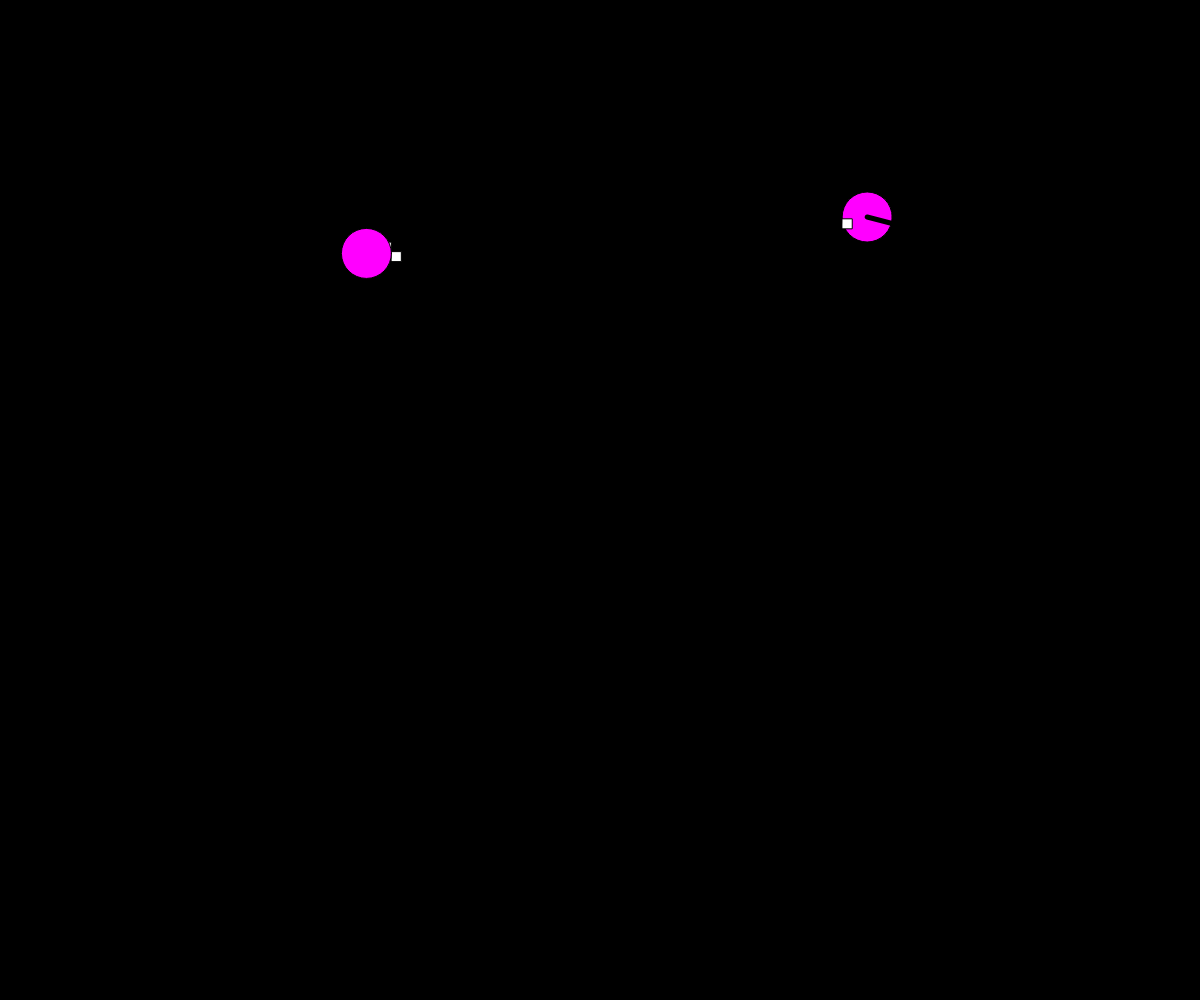
Frame 1 (no input)
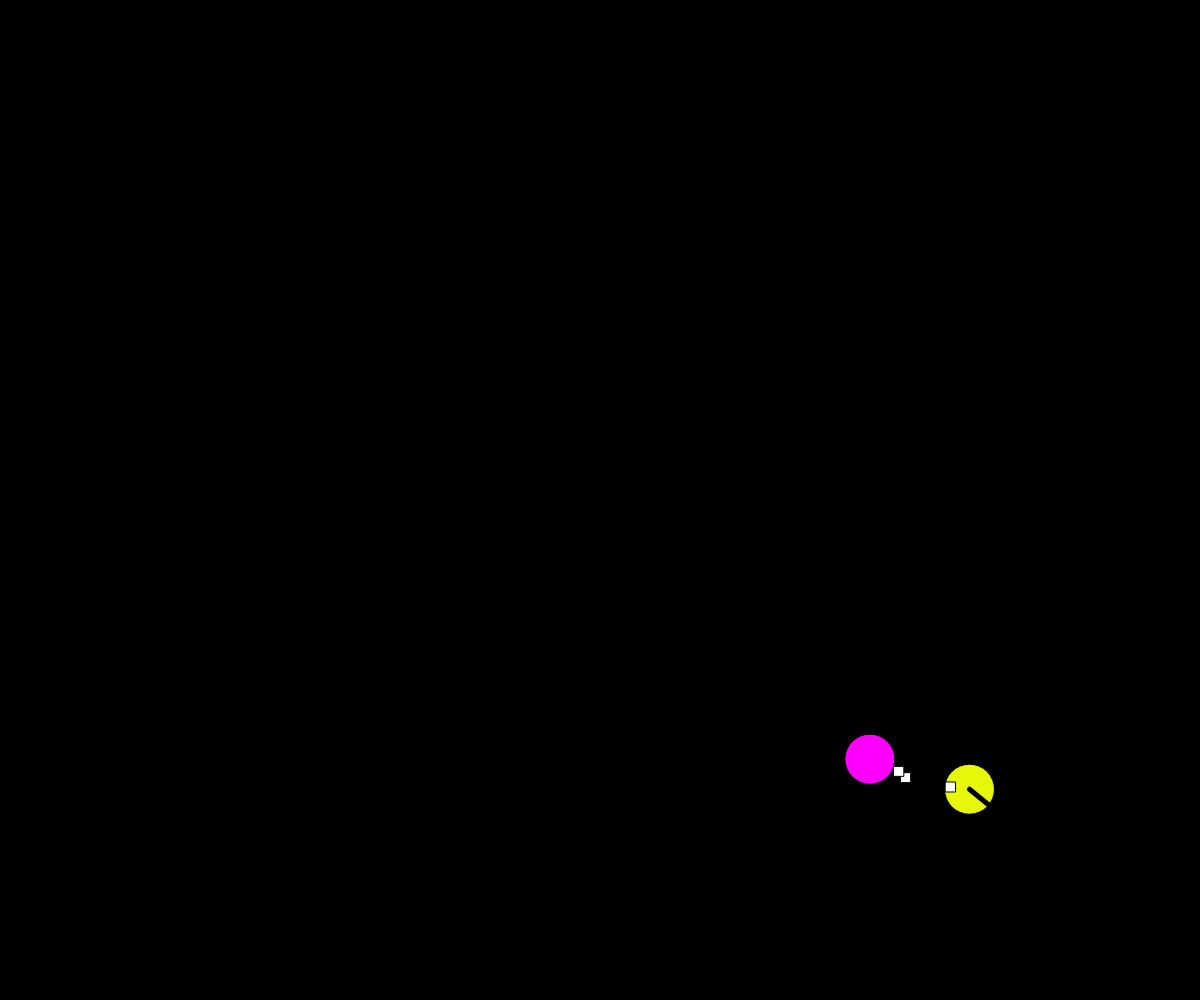
Frame 60 (no input)
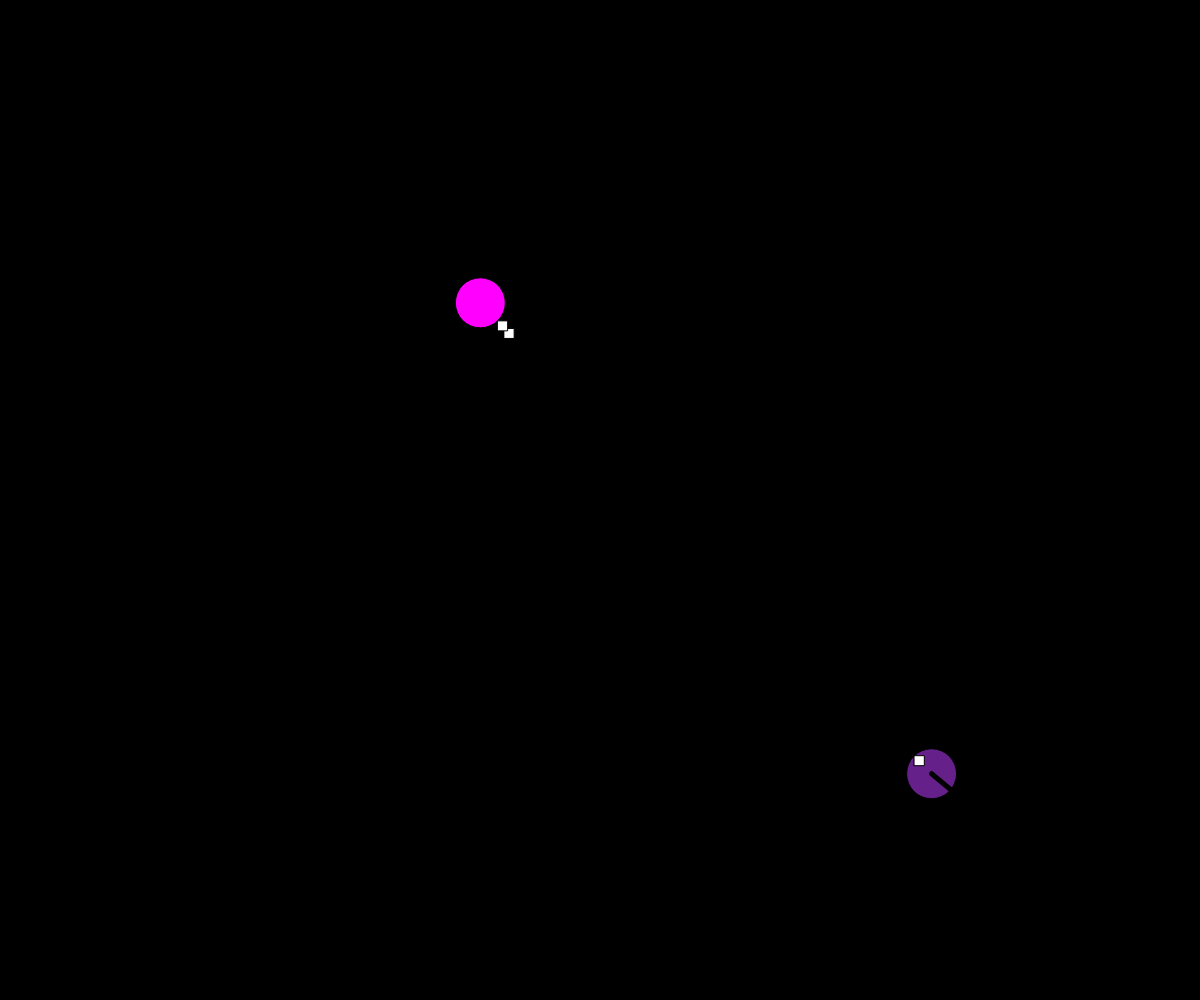
Frame 120 (the mouse pressed at the canvas centre since frame 60)

The p5.js sketch that drew these frames (run headless with seeded random() and noise() and a simulated clock; from frame 60 on, the mouse is pressed at the canvas centre):

// p5.js sketch
// ── sketch.js
//inspired by https://www.youtube.com/watch?v=vqE8DMfOajk&ab_channel=TheCodingTrain
var particles = [];
var n = 2; // number of particles

function setup() {
	for (let i = 0;i<n;i++){
		let size = 200;
		let particle = new Particle(random(window.innerWidth), // x
									random(window.innerHeight), // y
									size, // radius
									size, // mass
									i, // name
									color(random(255),random(255),random(255))); // colour
		particles.push(particle);
	}
	
}

function draw() {
	createCanvas(
		window.innerWidth,
		window.innerHeight
	);
	// frameRate(10);
	background(0);
	for (let i = 0;i<n;i++){
		particles[i].update();
		collide();

		particles[i].show();
	}

}
// also need to consider 2 collisions simultaneously
// implement directional collisions
function collide() { // Brute force
	// check if each radii of 2 particles touch
	for (let i=0;i<n-1;i++){
		for (let j=i+1;j<n;j++){
			// Gather values
			var ix = particles[i].x;
			var iy = particles[i].y;
			var jx = particles[j].x;
			var jy = particles[j].y;
			var ir = particles[i].r/2;
			var jr = particles[j].r/2;
			var im = particles[i].mass;
			var jm = particles[j].mass;

			var ixs = particles[i].xspeed;
			var iys = particles[i].yspeed;
			var jxs = particles[j].xspeed;
			var jys = particles[j].yspeed;

			var deltax = ix - jx;
			var deltay = iy - jy;
			var d = dist(ix, iy, jx, jy);
			var inside = d - ir - jr;
			
			// find points on each circle between centres
			var theta = atan(deltay/deltax);
			console.log(theta)
			if (ix > jx){
				var p_ix = ix - ir * cos(theta);
				var p_iy = iy - ir * sin(theta);
				var p_jx = jx + jr * cos(theta);
				var p_jy = jy + jr * sin(theta);
			} else {
				var p_ix = ix + ir * cos(theta);
				var p_iy = iy + ir * sin(theta);
				var p_jx = jx - jr * cos(theta);
				var p_jy = jy - jr * sin(theta);
			}
			
			// Draw rectangles at point on radius closest to other ball's centre
			fill(255);
			rect(p_ix, p_iy, 10, 10);
			rect(p_jx, p_jy, 10, 10);

			// Make sure particles stay at border (do not intersect)
			var move_ix = -(p_ix-p_jx)/2;
			var move_jx = (p_ix-p_jx)/2;
			var move_iy = -(p_iy-p_jy)/2;
			var move_jy = (p_iy-p_jy)/2;

			if (inside <= 0){
				particles[i].x += move_ix;
				// console.log(move_ix);
				particles[i].y += move_iy;
				particles[j].x += move_jx;
				particles[j].y += move_jy;

				if (ix>jx){
					var ivtheta = atan(ixs/iys) - PI/2 + 2*theta;
					var jvtheta = atan(jxs/jys) - PI/2 + 2*theta;
				} else {
					var ivtheta = atan(ixs/iys) - PI/2 + 2*theta;
					var jvtheta = atan(jxs/jys) - PI/2 + 2*theta;
				}
				
				particles[i].xspeed = ixs*cos(ivtheta);
				particles[i].yspeed = iys*sin(ivtheta);
				
				
				
				particles[j].xspeed = jxs*cos(jvtheta);
				particles[j].yspeed = jys*sin(jvtheta);
				//Conserving momentum
				// particles[i].xspeed = (((im-jm)/(im+jm))*ixs+(2*jm/(im+jm))*jxs)*cos(2*theta);
				// particles[i].yspeed = (((im-jm)/(im+jm))*iys+(2*jm/(im+jm))*jys)*sin(2*theta);

				// particles[j].xspeed = -((2*im/(im+jm))*ixs + ((im-jm)/(im+jm))*jxs)*cos(2*theta);
				// particles[j].yspeed = ((2*im/(im+jm))*iys + ((im-jm)/(im+jm))*jys)*sin(2*theta);
			}
			stroke(0);
			strokeWeight(5);
			line(ix, iy, 10*(ix+particles[i].xspeed), 10*(iy+particles[i].yspeed));
			strokeWeight(1);
		}
	}

}
// ── class.html
<!doctype html>
<html>
  <head>
    <script src="https://cdn.jsdelivr.net/npm/p5@1.1.9/lib/p5.js"></script>
    <script src="sketch.js"></script>
    <script src="particle.js"></script>
  </head>
  <body style="margin: 0; overflow: hidden;">
  </body>
</html>
// ── particle.js
function Particle(x, y) {
	/**
	get better collision function
	add collision animation
	**/
	this.x = x;
	this.y = y;
	this.r = 50;

	this.xspeed = 10;
	this.yspeed = 10;

	this.colour = color(255, 0, 255);

	this.update = function() {
		this.x += this.xspeed;
		this.y += this.yspeed;
		if (this.x > width-this.r/2){
			this.x = width-this.r/2;
			this.xspeed = -this.xspeed;
			this.colour = color(Math.floor(Math.random() * 255),
							Math.floor(Math.random() * 255),
							Math.floor(Math.random() * 255));
		}
		if (this.x < this.r/2){
			this.x = this.r/2;
			this.xspeed = -this.xspeed;
			this.colour = color(Math.floor(Math.random() * 255),
							Math.floor(Math.random() * 255),
							Math.floor(Math.random() * 255));
		}
		if (this.y > height - this.r/2){
			this.y = height - this.r/2;
			this.yspeed = -this.yspeed;
			this.colour = color(Math.floor(Math.random() * 255),
							Math.floor(Math.random() * 255),
							Math.floor(Math.random() * 255));
		}
		if (this.y < this.r/2){
			this.y = this.r/2;
			this.yspeed = -this.yspeed;
			this.colour = color(Math.floor(Math.random() * 255),
							Math.floor(Math.random() * 255),
							Math.floor(Math.random() * 255));
		}

	}

	this.show = function() {
		fill(this.colour);
		circle(this.x,this.y,this.r);
	}
}
